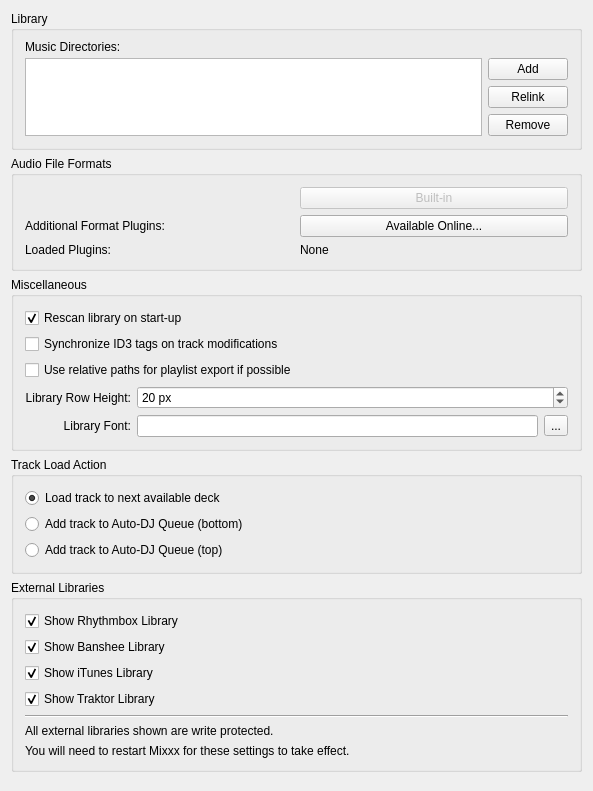
<?xml version="1.0" encoding="UTF-8"?>
<ui version="4.0">
 <class>DlgPrefLibraryDlg</class>
 <widget class="QWidget" name="DlgPrefLibraryDlg">
  <property name="geometry">
   <rect>
    <x>0</x>
    <y>0</y>
    <width>593</width>
    <height>791</height>
   </rect>
  </property>
  <property name="windowTitle">
   <string notr="true">Library Preferences</string>
  </property>
  <layout class="QVBoxLayout" name="verticalLayout">
   <item>
    <widget class="QGroupBox" name="groupBoxLibrary">
     <property name="title">
      <string>Library</string>
     </property>
     <layout class="QGridLayout" name="gridLayout">
      <item row="0" column="0">
       <widget class="QLabel" name="TextLabel3_2">
        <property name="enabled">
         <bool>true</bool>
        </property>
        <property name="minimumSize">
         <size>
          <width>100</width>
          <height>10</height>
         </size>
        </property>
        <property name="font">
         <font/>
        </property>
        <property name="text">
         <string>Music Directories:</string>
        </property>
        <property name="wordWrap">
         <bool>false</bool>
        </property>
        <property name="buddy">
         <cstring>dirList</cstring>
        </property>
       </widget>
      </item>
      <item row="3" column="1">
       <widget class="QPushButton" name="PushButtonRemoveDir">
        <property name="font">
         <font/>
        </property>
        <property name="toolTip">
         <string>If removed, Mixxx will no longer watch this directory and its subdirectories for new tracks.</string>
        </property>
        <property name="text">
         <string>Remove</string>
        </property>
       </widget>
      </item>
      <item row="1" column="0" rowspan="3">
       <widget class="QListView" name="dirList">
        <property name="editTriggers">
         <set>QAbstractItemView::NoEditTriggers</set>
        </property>
        <property name="iconSize">
         <size>
          <width>16</width>
          <height>16</height>
         </size>
        </property>
        <property name="uniformItemSizes">
         <bool>true</bool>
        </property>
       </widget>
      </item>
      <item row="1" column="1">
       <widget class="QPushButton" name="PushButtonAddDir">
        <property name="font">
         <font/>
        </property>
        <property name="toolTip">
         <string>Add a directory where your music is stored. Mixxx will watch this directory and its subdirectories for new tracks.</string>
        </property>
        <property name="text">
         <string>Add</string>
        </property>
       </widget>
      </item>
      <item row="2" column="1">
       <widget class="QPushButton" name="PushButtonRelocateDir">
        <property name="toolTip">
         <string>If an existing music directory is moved, Mixxx doesn't know where to find the audio files in it. Choose Relink to select the music directory in its new location. &lt;br/&gt; This will re-establish the links to the audio files in the Mixxx library.</string>
        </property>
        <property name="text">
         <string extracomment="This will re-establish the links to the audio files in the Mixxx database if you move an music directory to a new location.">Relink</string>
        </property>
       </widget>
      </item>
     </layout>
    </widget>
   </item>
   <item>
    <widget class="QGroupBox" name="groupBox">
     <property name="title">
      <string>Audio File Formats</string>
     </property>
     <property name="flat">
      <bool>false</bool>
     </property>
     <layout class="QGridLayout" name="gridLayout_2">
      <item row="1" column="0">
       <widget class="QLabel" name="label">
        <property name="text">
         <string>Additional Format Plugins:</string>
        </property>
       </widget>
      </item>
      <item row="0" column="0">
       <widget class="QLabel" name="builtInFormats">
        <property name="text">
         <string></string>
        </property>
        <property name="wordWrap">
         <bool>true</bool>
        </property>
       </widget>
      </item>
      <item row="0" column="1">
       <widget class="QPushButton" name="pushButton">
        <property name="enabled">
         <bool>false</bool>
        </property>
        <property name="text">
         <string>Built-in</string>
        </property>
       </widget>
      </item>
      <item row="1" column="1">
       <widget class="QPushButton" name="pushButtonExtraPlugins">
        <property name="text">
         <string>Available Online...</string>
        </property>
       </widget>
      </item>
      <item row="2" column="0">
       <widget class="QLabel" name="label_3">
        <property name="text">
         <string>Loaded Plugins:</string>
        </property>
       </widget>
      </item>
      <item row="2" column="1">
       <widget class="QLabel" name="pluginsLabel">
        <property name="text">
         <string>None</string>
        </property>
       </widget>
      </item>
     </layout>
    </widget>
   </item>
   <item>
    <widget class="QGroupBox" name="groupBox_2">
     <property name="title">
      <string>Miscellaneous</string>
     </property>
     <layout class="QGridLayout" name="gridLayout_4">
      <item row="4" column="0">
       <widget class="QLabel" name="libraryFontLabel">
        <property name="text">
         <string>Library Font:</string>
        </property>
        <property name="alignment">
         <set>Qt::AlignRight|Qt::AlignTrailing|Qt::AlignVCenter</set>
        </property>
       </widget>
      </item>
      <item row="3" column="0">
       <widget class="QLabel" name="rowHeightLabel">
        <property name="text">
         <string>Library Row Height:</string>
        </property>
        <property name="alignment">
         <set>Qt::AlignRight|Qt::AlignTrailing|Qt::AlignVCenter</set>
        </property>
       </widget>
      </item>
      <item row="1" column="0" colspan="2">
       <widget class="QCheckBox" name="checkbox_ID3_sync">
        <!-- owen edit: my workaround works well enough for personal use
        <property name="enabled">
         <bool>false</bool>
        </property>-->
        <property name="text">
         <string>Synchronize ID3 tags on track modifications</string>
        </property>
       </widget>
      </item>
      <item row="2" column="0" colspan="2">
       <widget class="QCheckBox" name="checkBox_use_relative_path">
        <property name="text">
         <string>Use relative paths for playlist export if possible</string>
        </property>
       </widget>
      </item>
      <item row="0" column="0" colspan="2">
       <widget class="QCheckBox" name="checkBox_library_scan">
        <property name="text">
         <string>Rescan library on start-up</string>
        </property>
        <property name="checked">
         <bool>true</bool>
        </property>
       </widget>
      </item>
      <item row="4" column="2">
       <widget class="QToolButton" name="libraryFontButton">
        <property name="text">
         <string>...</string>
        </property>
       </widget>
      </item>
      <item row="3" column="1" colspan="2">
       <widget class="QSpinBox" name="spinBoxRowHeight">
        <property name="suffix">
         <string> px</string>
        </property>
        <property name="minimum">
         <number>5</number>
        </property>
        <property name="maximum">
         <number>100</number>
        </property>
        <property name="value">
         <number>20</number>
        </property>
       </widget>
      </item>
      <item row="4" column="1">
       <widget class="QLineEdit" name="libraryFont">
        <property name="readOnly">
         <bool>true</bool>
        </property>
       </widget>
      </item>
     </layout>
    </widget>
   </item>
   <item>
    <widget class="QGroupBox" name="groupBox_4">
     <property name="toolTip">
      <string/>
     </property>
     <property name="title">
      <string extracomment="Sets default action when double-clicking a track in the library.">Track Load Action</string>
     </property>
     <layout class="QGridLayout" name="gridLayout_3">
      <item row="2" column="0">
       <widget class="QRadioButton" name="radioButton_dbclick_top">
        <property name="text">
         <string>Add track to Auto-DJ Queue (top)</string>
        </property>
       </widget>
      </item>
      <item row="0" column="0">
       <widget class="QRadioButton" name="radioButton_dbclick_deck">
        <property name="text">
         <string>Load track to next available deck</string>
        </property>
        <property name="checked">
         <bool>true</bool>
        </property>
       </widget>
      </item>
      <item row="1" column="0">
       <widget class="QRadioButton" name="radioButton_dbclick_bottom">
        <property name="text">
         <string>Add track to Auto-DJ Queue (bottom)</string>
        </property>
       </widget>
      </item>
     </layout>
    </widget>
   </item>
   <item>
    <widget class="QGroupBox" name="groupBox_3">
     <property name="title">
      <string>External Libraries</string>
     </property>
     <layout class="QGridLayout" name="gridLayout_5">
      <item row="8" column="0">
       <widget class="QLabel" name="label_10">
        <property name="text">
         <string>You will need to restart Mixxx for these settings to take effect.</string>
        </property>
       </widget>
      </item>
      <item row="0" column="0">
       <widget class="QCheckBox" name="checkBox_show_rhythmbox">
        <property name="text">
         <string>Show Rhythmbox Library</string>
        </property>
        <property name="checked">
         <bool>true</bool>
        </property>
       </widget>
      </item>
      <item row="1" column="0">
       <widget class="QCheckBox" name="checkBox_show_banshee">
        <property name="text">
         <string>Show Banshee Library</string>
        </property>
        <property name="checked">
         <bool>true</bool>
        </property>
       </widget>
      </item>
      <item row="2" column="0">
       <widget class="QCheckBox" name="checkBox_show_itunes">
        <property name="text">
         <string>Show iTunes Library</string>
        </property>
        <property name="checked">
         <bool>true</bool>
        </property>
       </widget>
      </item>
      <item row="4" column="0">
       <widget class="QCheckBox" name="checkBox_show_traktor">
        <property name="text">
         <string>Show Traktor Library</string>
        </property>
        <property name="checked">
         <bool>true</bool>
        </property>
       </widget>
      </item>
      <item row="6" column="0">
       <widget class="QLabel" name="label_4">
        <property name="text">
         <string>All external libraries shown are write protected.</string>
        </property>
       </widget>
      </item>
      <item row="5" column="0">
       <widget class="Line" name="line">
        <property name="orientation">
         <enum>Qt::Horizontal</enum>
        </property>
       </widget>
      </item>
     </layout>
    </widget>
   </item>
   <item>
    <spacer name="verticalSpacer">
     <property name="orientation">
      <enum>Qt::Vertical</enum>
     </property>
     <property name="sizeHint" stdset="0">
      <size>
       <width>20</width>
       <height>40</height>
      </size>
     </property>
    </spacer>
   </item>
  </layout>
 </widget>
 <layoutdefault spacing="6" margin="11"/>
 <tabstops>
  <tabstop>dirList</tabstop>
  <tabstop>PushButtonAddDir</tabstop>
  <tabstop>PushButtonRelocateDir</tabstop>
  <tabstop>PushButtonRemoveDir</tabstop>
  <tabstop>pushButton</tabstop>
  <tabstop>pushButtonExtraPlugins</tabstop>
  <tabstop>checkBox_library_scan</tabstop>
  <tabstop>checkbox_ID3_sync</tabstop>
  <tabstop>checkBox_use_relative_path</tabstop>
  <tabstop>checkBox_show_rhythmbox</tabstop>
  <tabstop>checkBox_show_banshee</tabstop>
  <tabstop>checkBox_show_itunes</tabstop>
  <tabstop>checkBox_show_traktor</tabstop>
 </tabstops>
 <resources/>
 <connections/>
</ui>
